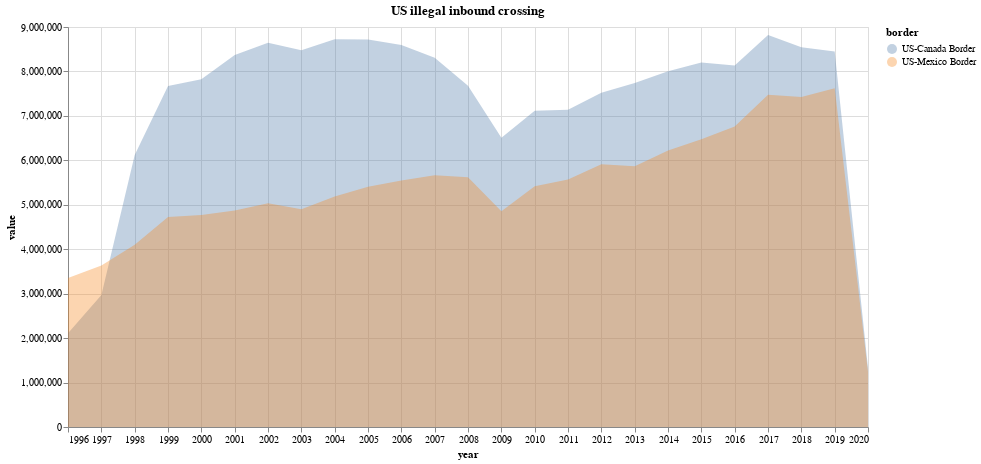

The cell this chart's notebook holds for it:
### Code cell
# stacked area visualization

alt.Chart(illegal_data2).mark_area(opacity=0.34).encode(
    x="year:T",
    y=alt.Y("value:Q", stack=None),
    color="border:N", tooltip=['value', 'year', 'border']).properties(title='US illegal inbound crossing', height=400, width=800)

### Figure 1 — Vega-Lite specification as saved in the notebook (floating-point values rounded to 4 significant figures)
{"config": {"view": {"continuousWidth": 400, "continuousHeight": 300}}, "data": {"name": "data-4b860fe34e526fb4b9634ba4eba8311d"}, "mark": {"type": "area", "opacity": 0.34}, "encoding": {"color": {"type": "nominal", "field": "border"}, "tooltip": [{"type": "quantitative", "field": "value"}, {"type": "nominal", "field": "year"}, {"type": "nominal", "field": "border"}], "x": {"type": "temporal", "field": "year"}, "y": {"type": "quantitative", "field": "value", "stack": null}}, "height": 400, "title": "US illegal inbound crossing", "width": 800, "$schema": "https://vega.github.io/schema/vega-lite/v4.8.1.json", "datasets": {"data-4b860fe34e526fb4b9634ba4eba8311d": [{"year": "1996", "border": "US-Canada Border", "value": 2109673}, {"year": "1996", "border": "US-Mexico Border", "value": 3354140}, {"year": "1997", "border": "US-Canada Border", "value": 2968205}, {"year": "1997", "border": "US-Mexico Border", "value": 3634946}, {"year": "1998", "border": "US-Canada Border", "value": 6120191}, {"year": "1998", "border": "US-Mexico Border", "value": 4100832}, {"year": "1999", "border": "US-Canada Border", "value": 7671695}, {"year": "1999", "border": "US-Mexico Border", "value": 4727261}, {"year": "2000", "border": "US-Canada Border", "value": 7826872}, {"year": "2000", "border": "US-Mexico Border", "value": 4772506}, {"year": "2001", "border": "US-Canada Border", "value": 8370702}, {"year": "2001", "border": "US-Mexico Border", "value": 4870984}, {"year": "2002", "border": "US-Canada Border", "value": 8645028}, {"year": "2002", "border": "US-Mexico Border", "value": 5036763}, {"year": "2003", "border": "US-Canada Border", "value": 8474552}, {"year": "2003", "border": "US-Mexico Border", "value": 4900701}, {"year": "2004", "border": "US-Canada Border", "value": 8726297}, {"year": "2004", "border": "US-Mexico Border", "value": 5188205}, {"year": "2005", "border": "US-Canada Border", "value": 8716001}, {"year": "2005", "border": "US-Mexico Border", "value": 5406121}, {"year": "2006", "border": "US-Canada Border", "value": 8593410}, {"year": "2006", "border": "US-Mexico Border", "value": 5543698}, {"year": "2007", "border": "US-Canada Border", "value": 8305628}, {"year": "2007", "border": "US-Mexico Border", "value": 5666447}, {"year": "2008", "border": "US-Canada Border", "value": 7680795}, {"year": "2008", "border": "US-Mexico Border", "value": 5620635}, {"year": "2009", "border": "US-Canada Border", "value": 6507858}, {"year": "2009", "border": "US-Mexico Border", "value": 4853040}, {"year": "2010", "border": "US-Canada Border", "value": 7113406}, {"year": "2010", "border": "US-Mexico Border", "value": 5415204}, {"year": "2011", "border": "US-Canada Border", "value": 7138714}, {"year": "2011", "border": "US-Mexico Border", "value": 5568905}, {"year": "2012", "border": "US-Canada Border", "value": 7522860}, {"year": "2012", "border": "US-Mexico Border", "value": 5910889}, {"year": "2013", "border": "US-Canada Border", "value": 7742518}, {"year": "2013", "border": "US-Mexico Border", "value": 5869109}, {"year": "2014", "border": "US-Canada Border", "value": 8005294}, {"year": "2014", "border": "US-Mexico Border", "value": 6223776}, {"year": "2015", "border": "US-Canada Border", "value": 8201827}, {"year": "2015", "border": "US-Mexico Border", "value": 6475405}, {"year": "2016", "border": "US-Canada Border", "value": 8135967}, {"year": "2016", "border": "US-Mexico Border", "value": 6760384}, {"year": "2017", "border": "US-Canada Border", "value": 8819126}, {"year": "2017", "border": "US-Mexico Border", "value": 7476494}, {"year": "2018", "border": "US-Canada Border", "value": 8544797}, {"year": "2018", "border": "US-Mexico Border", "value": 7427075}, {"year": "2019", "border": "US-Canada Border", "value": 8451156}, {"year": "2019", "border": "US-Mexico Border", "value": 7620493}, {"year": "2020", "border": "US-Canada Border", "value": 1325902}, {"year": "2020", "border": "US-Mexico Border", "value": 1235791}]}}
